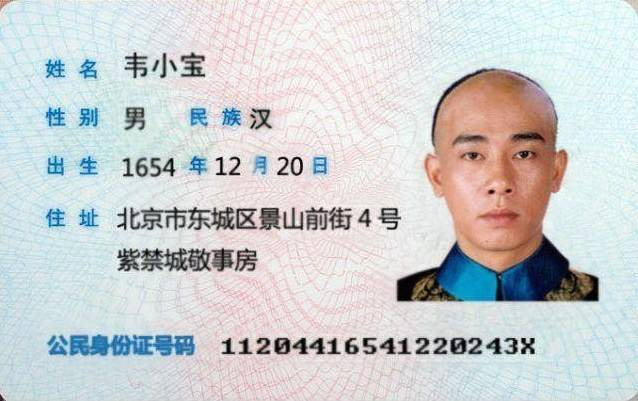
#> input picture card.jpg, 638 x 401 px
$ python watershed.py ../card.jpg   (older library calls are emulated)
#> lines starting #> are read from the running program, lines starting #| are printed output that depends on the picture; after the words box and inside, x2 and y2 are one past the last pixel; in counts of white or black regions, pixels touching at a corner belong together
# https://www.cnblogs.com/zyly/p/9392881.html#_label2
import numpy as np
import cv2

def watershred(image_path):
    # 读入图片
#> called with image_path = '../card.jpg'
    img = cv2.imread(image_path)
#> img is the input picture: shape (401, 638, 3); mean B, G, R 208.8, 207.7, 204.9

    # 转换为灰度图片
    gray_img = cv2.cvtColor(img, cv2.COLOR_BGR2GRAY)

    # canny边缘检测 函数返回一副二值图，其中包含检测出的边缘。
    canny = cv2.Canny(gray_img, 80, 150)
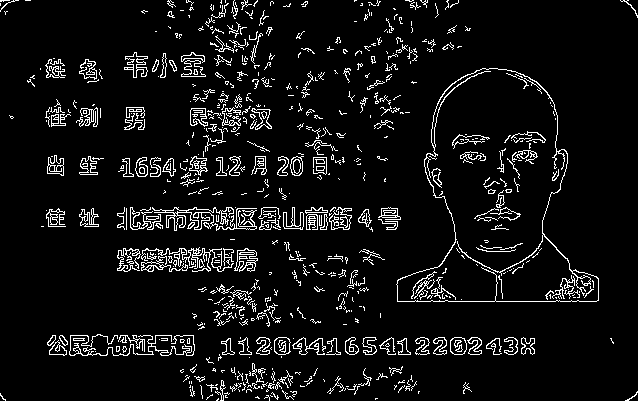
#> canny: shape (401, 638); 6.9% white in thin lines or dots
    cv2.imshow('Canny', canny)

    # 寻找图像轮廓 返回修改后的图像 图像的轮廓  以及它们的层次
    canny, contours, hierarchy = cv2.findContours(canny, cv2.RETR_TREE, cv2.CHAIN_APPROX_SIMPLE)
#> contours = 934 contours, 775 with area under 20; largest, box (x1, y1, x2, y2) and area: (396, 68, 599, 302) 28552, (396, 68, 599, 302) 28297, (152, 207, 257, 231) 365, (234, 248, 258, 272) 316, (235, 248, 258, 271) 253
    # 32位有符号整数类型，
    marks = np.zeros(img.shape[:2], np.int32)
    # findContours检测到的轮廓
    imageContours = np.zeros(img.shape[:2], np.uint8)

    # 轮廓颜色
    compCount = 0
    index = 0
    # 绘制每一个轮廓
    for index in range(len(contours)):
        # 对marks进行标记，对不同区域的轮廓使用不同的亮度绘制，相当于设置注水点，有多少个轮廓，就有多少个轮廓
        # 图像上不同线条的灰度值是不同的，底部略暗，越往上灰度越高
        marks = cv2.drawContours(marks, contours, index, (index, index, index), 1, 8, hierarchy)
        # 绘制轮廓，亮度一样
        imageContours = cv2.drawContours(imageContours, contours, index, (255, 255, 255), 1, 8, hierarchy)
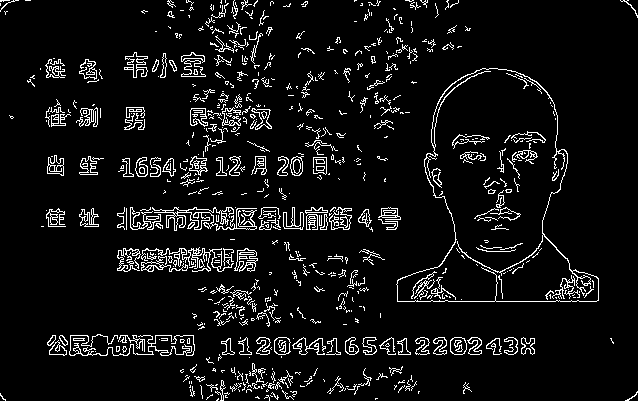
#> imageContours: shape (401, 638); 6.9% white in thin lines or dots
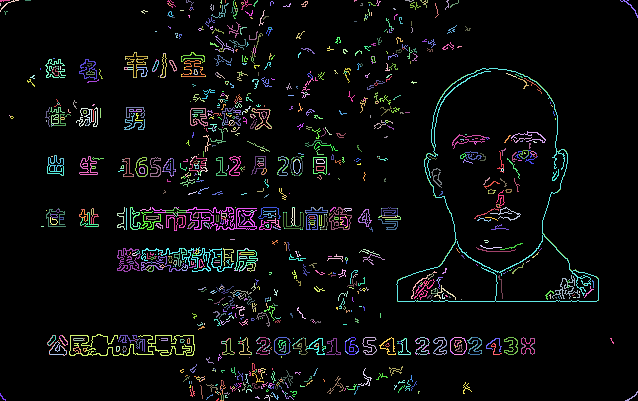
#> marks: shape (401, 638) int32; 931 distinct labels, from 0 to 933; one colour per label, 0 black

    # 查看 使用线性变换转换输入数组元素成8位无符号整型。
    markerShows = cv2.convertScaleAbs(marks)
    cv2.imshow('markerShows', markerShows)
    # cv2.imshow('imageContours',imageContours)

    # 使用分水岭算法
    marks = cv2.watershed(img, marks)
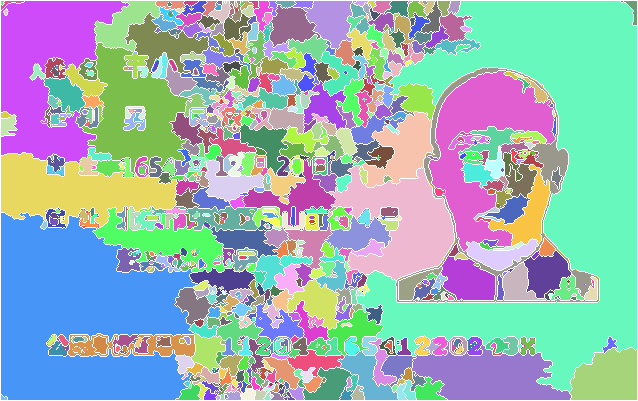
#> marks: shape (401, 638) int32; 930 distinct labels, from -1 to 933; one colour per label, 0 black, -1 white
    afterWatershed = cv2.convertScaleAbs(marks)
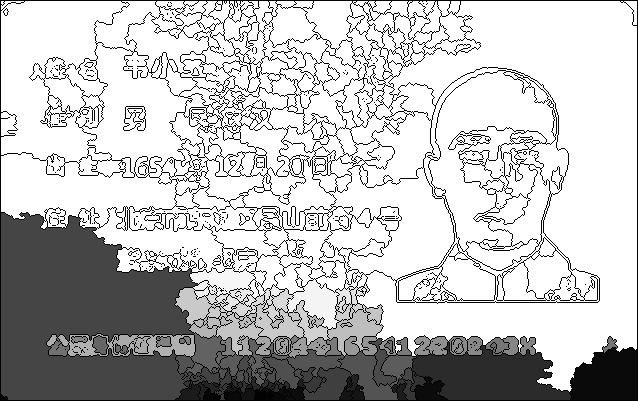
#> afterWatershed: shape (401, 638); min 0, max 255, mean 193
    cv2.imshow('afterWatershed', afterWatershed)

    # 生成随机颜色
    colorTab = np.zeros((np.max(marks) + 1, 3))
    # 生成0~255之间的随机数
    for i in range(len(colorTab)):
        aa = np.random.uniform(0, 255)
        bb = np.random.uniform(0, 255)
        cc = np.random.uniform(0, 255)
        colorTab[i] = np.array([aa, bb, cc], np.uint8)

    bgrImage = np.zeros(img.shape, np.uint8)

    # 遍历marks每一个元素值，对每一个区域进行颜色填充
    for i in range(marks.shape[0]):
        for j in range(marks.shape[1]):
            # index值一样的像素表示在一个区域
            index = marks[i][j]
            # 判断是不是区域与区域之间的分界,如果是边界(-1)，则使用白色显示
            if index == -1:
                bgrImage[i][j] = np.array([255, 255, 255])
            else:
                bgrImage[i][j] = colorTab[index]
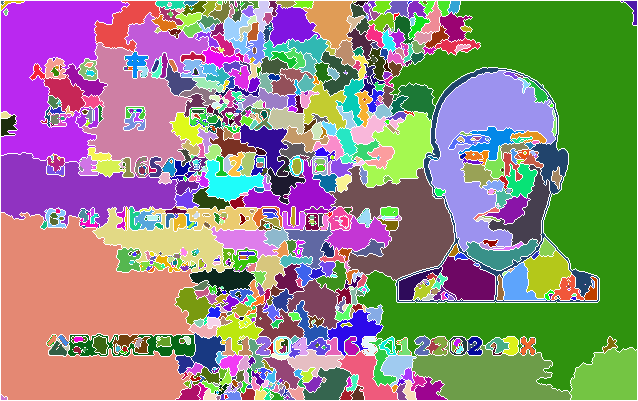
#> bgrImage: shape (401, 638, 3); mean of channels 0, 1, 2 127.4, 135.4, 143.1; drawn as B, G, R
    cv2.imshow('After ColorFill', bgrImage)

    # 填充后与原始图像融合
    result = cv2.addWeighted(img, 0.6, bgrImage, 0.4, 0)
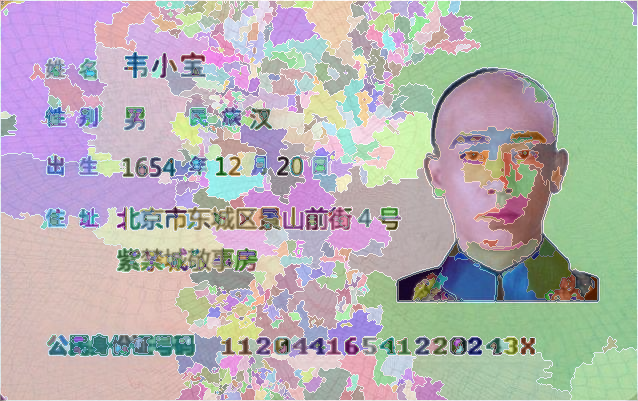
#> result: shape (401, 638, 3); mean B, G, R 176.3, 178.8, 180.2
    cv2.imshow('addWeighted', result)

    cv2.waitKey(0)
    cv2.destroyAllWindows()

if __name__=="__main__":
    import sys,os

    imagePath =  sys.argv[1]
    if not os.path.exists(imagePath):print("图片不存在")

    watershred(imagePath)
